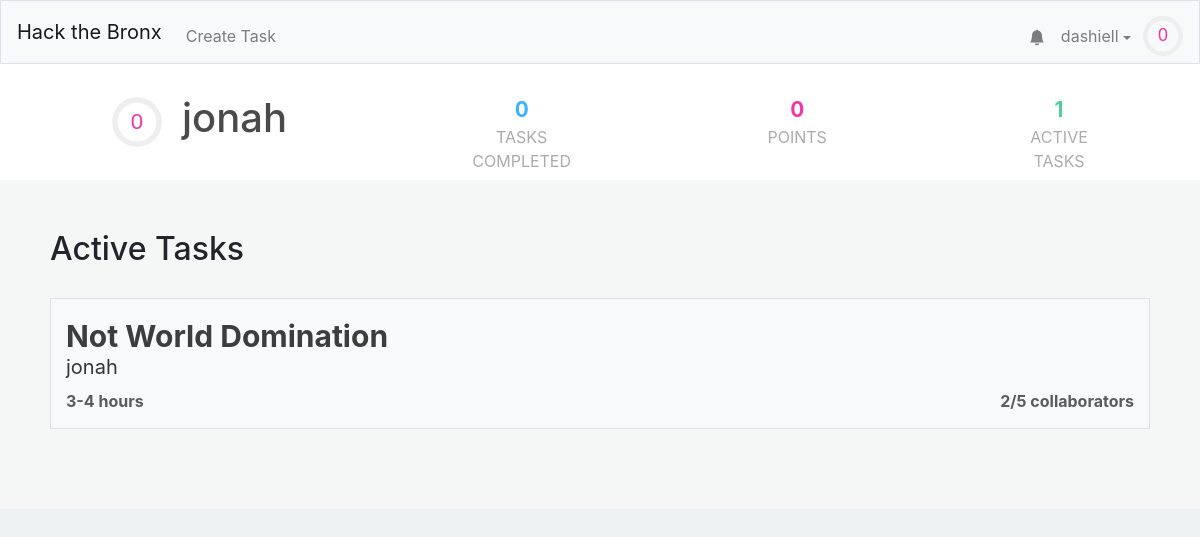
Screenshot of /profile/jonah (signed in) with the database file from the repository.
### tables this page shows
CREATE TABLE "users" (
	"id"	INTEGER NOT NULL UNIQUE,
	"username"	TEXT NOT NULL UNIQUE,
	"hash"	TEXT NOT NULL,
	"tasks"	BLOB,
	"points"	INTEGER NOT NULL DEFAULT 0,
	"numcomplete"	INTEGER NOT NULL DEFAULT 0,
	"notifications"	BLOB,
	PRIMARY KEY("id" AUTOINCREMENT)
);

CREATE TABLE "tasks" (
	"id"	INTEGER NOT NULL UNIQUE,
	"title"	TEXT NOT NULL,
	"description"	TEXT,
	"languages"	BLOB,
	"image"	TEXT,
	"hmin"	INTEGER,
	"hmax"	INTEGER,
	"cmax"	INTEGER,
	"collaborators"	TEXT,
	"creator"	INTEGER,
	PRIMARY KEY("id" AUTOINCREMENT)
);

### application.py (the view)
@app.route("/profile/<username>")
@login_required
def profile(username):
    user = getuser(session, db)
    if user["username"] != username:
        other_user = get_user_from_name(username, db)
    else:
        other_user = user
    alltasks = db.execute("SELECT * FROM tasks")
    other_tasks = []
    tasks = []
    for task in alltasks:
        if (task['creator'] == other_user['id'] or other_user['id'] in debyte(task['collaborators'])):
            task['creator'] = other_user["username"]
            task["collaborators-count"] = len(debyte(task['collaborators']))
            task["points"] = calculate_points(task)
            tasks.append(task)
    return render_template("profile.html",other_user=other_user,user=user,active_tasks=tasks,task_count=len(tasks), len=len)

### application.py (called while the page is built)
@app.after_request
def after_request(response):
    response.headers["Cache-Control"] = "no-cache, no-store, must-revalidate"
    response.headers["Expires"] = 0
    response.headers["Pragma"] = "no-cache"
    return response

### helpers.py (called while the page is built)
def login_required(f):
    @wraps(f)
    def decorated_function(*args, **kwargs):
        if session.get("user_id") is None:
            return redirect("/login")
        return f(*args, **kwargs)
    return decorated_function

def debyte(obj):
    return pickle.loads(obj)

def getuser(session, db):
    user =  db.execute("SELECT * FROM users WHERE id = :id", id=session["user_id"])[0]
    user["level"]=int(user['points']**.5//10)
    user["level-progress"] = (user['points']**.5%8)/(((user["level"]+1)*10)**2)
    return user

def get_user_from_name(name, db):
    user =  db.execute("SELECT * FROM users WHERE username = :name", name=name)[0]
    user["level"]=int(user['points']**.5//10)
    user["level-progress"] = (user['points']**.5%8)/(((user["level"]+1)*10)**2)
    return user

def calculate_points(task):
    return 500

### templates/profile.html (shortened to what this page needs)
{% extends "layout.html" %}
{% block head %}
    <link href="/static/profile.css" rel="stylesheet">
{% endblock %}
{% block mainnocont %}
	<div class="profile-outer">
		<div class = "name-section">
		 	<div style="display: flex; align-items: center;">
				<div style = "margin-left: 12px;">
					<svg viewBox="0 0 36 36" class="level-display-outer">
						<path class="level-display-bg"
			        d="M18 2.0845
			          a 15.9155 15.9155 0 0 1 0 31.831
			          a 15.9155 15.9155 0 0 1 0 -31.831"
			      />
					  <path class = "level-display"
					    d="M18 2.0845
					      a 15.9155 15.9155 0 0 1 0 31.831
					      a 15.9155 15.9155 0 0 1 0 -31.831"
					    fill="none"
					    stroke="#444";
					    stroke-width="1";
					    stroke-dasharray="{{ other_user["level-progress"] }}, 100";
					  />
					  <text x="18" y="22.8" class="level">{{other_user["level"]}}</text>
					</svg>
				</div>
				<h1 class="profile-username">{{other_user["username"]}}</h1>
			</div>
			<div class = "tasks-completed">
				<span>{{ other_user["numcomplete"] }}</span>
				<div>Tasks Completed</div>
			</div>
			<div class = "point-count">
				<span>{{ other_user["points"] }}</span>
				<div>Points</div>
			</div>
			<div class = "active-tasks">
				<span>{{ task_count }}</span>
				<div>Active Tasks</div>
			</div>
		</div>
		<div class = "information">
			<h2>Active Tasks</h2>
			<div class = "a-tasks">
				{% for task in active_tasks %}
					<a class = "div-link" href="/task/{{task.id}}">
						<div class="task">
							<span class="task-name">{{ task["title"] }}</span>
							<span class="task-creator">{{ task["creator"] }}</span>
							<div class="task-stats">
								<span class="task-time">{{ task["hmin"] }}-{{ task["hmax"] }} hours</span>
								<span class="task-collaborator-count">{{task["collaborators-count"] }}/{{ task["cmax"] }} collaborators</span>
							</div>
						</div>
					</a>
				{% endfor %}
			</div>
		</div>
	</div>
{% endblock %}

### templates/layout.html (shortened to what this page needs)
<!DOCTYPE html>
<html lang="en">
    <head>
        <link href="https://maxcdn.bootstrapcdn.com/bootstrap/4.1.3/css/bootstrap.min.css" rel="stylesheet">
        {% block head %}{% endblock %}
        <link href="/static/styles.css" rel="stylesheet">
    </head>
    <body>
        <nav style = "height: 8vh" class="navbar navbar-expand-md navbar-light bg-light border">
            <a class="navbar-brand" href="/"><span class="red">Hack the Bronx</span></a>
            <div class="collapse navbar-collapse" id="navbar">
                {% if session.user_id %}
                    <ul class="navbar-nav mt-2">
                        <li class="nav-item"><a class="nav-link" href="/taskCreation">Create Task</a></li>
                    </ul>
                    <ul class="navbar-nav ml-auto mt-2">
                        <li style="position: relative; transform:translateX(8px) translateY(7.5px);"class="nav-item"><a class="nav-link" href="/notifications"><svg xmlns="http://www.w3.org/2000/svg" width="16" height="16" fill="currentColor" class="bi bi-bell-fill" viewBox="0 0 16 16">
  <path d="M8 16a2 2 0 0 0 2-2H6a2 2 0 0 0 2 2zm.995-14.901a1 1 0 1 0-1.99 0A5.002 5.002 0 0 0 3 6c0 1.098-.5 6-2 7h14c-1.5-1-2-5.902-2-7 0-2.42-1.72-4.44-4.005-4.901z"/>
</svg></a></li>
                        <li class="nav-item">
                            <div id="user-information-dropdown">
                              <button onclick="showUserDropdown()" id="user-information-dropname" class="nav-link">{{ session.user_name }} <span class="dropdown-caret"></span></button>
                            </div>
                        </li>
                        <li class="nav-item">
                            <div style = "margin-left: -4px;">
                                <svg viewBox="0 0 36 36" style="transform: translateY(8px); width: 40px;">
                                    <path class="level-display-bg"
                                d="M18 2.0845
                                  a 15.9155 15.9155 0 0 1 0 31.831
                                  a 15.9155 15.9155 0 0 1 0 -31.831"
                              />
                                  <path class = "level-display"
                                    d="M18 2.0845
                                      a 15.9155 15.9155 0 0 1 0 31.831
                                      a 15.9155 15.9155 0 0 1 0 -31.831"
                                    fill="none"
                                    stroke="#444";
                                    stroke-width="1";
                                    stroke-dasharray="{{ user["level-progress"] }}, 100";
                                  />
                                  <text x="18" y="22.8" class="level">{{user["level"]}}</text>
                                </svg>
                            </div>
                        </li>
                    </ul>
                {% endif %}
            </div>
        </nav>
        {% block mainnocont %}{% endblock %}
        <main class="container p-5">
        </main>
    </body>
</html>

### static/profile.css (style rules this page uses)
.profile-username { color:#4a4a4a; margin-left: 20px; }
.name-section { color: #3d3d3d; padding: 30px 100px; background: white; width: 100%; display: flex; }
.information { left:0; right: 0; display: block; background: #F5F7F7; width: 100%; padding: 50px 50px; }
.tasks-completed { display: flex; flex-direction: column; align-items-content: center; text-align: center; width: 200px; padding: 0; height: 50px; margin-left: 180px; }
.tasks-completed span { font-weight: bold; font-size: 1.3em; color: #3DB2FF; }
.tasks-completed div { color: #ababab; text-transform: uppercase; }
.point-count { display: flex; flex-direction: column; align-items-content: center; text-align: center; width: 150px; height: 50px; margin-left: 180px; }
.point-count span { font-weight: bold; font-size: 1.3em; color: #F037A5; }
.point-count div { color: #ababab; text-transform: uppercase; }
.active-tasks { display: flex; flex-direction: column; align-items-content: center; text-align: center; width: 150px; height: 50px; margin-left: 180px; }
.active-tasks span { font-weight: bold; font-size: 1.3em; color: #57CC99; }
.active-tasks div { color: #ababab; text-transform: uppercase; }
body { background: #EDF1F2; }
.task { margin: 30px 0; background: #F8F9FA; border: 1px solid #DEE2E6; padding: 15px; display: flex; flex-direction: column; transition: .1s; color: #3d3d3d; }
.task-name { font-size: 30px; font-weight: bold; }
.task-creator { transform: translateY(-7px); color: #353535; font-size: 20px; }
.task-points, .task-time, .task-collaborator-count { color: #5B5B5B; font-weight: bold; }
.task-stats { display: flex; justify-content: space-between; width: 100%; }

### static/styles.css (style rules this page uses)
#user-information-dropname { background: none; padding: 16px; border: none; cursor: pointer; }
.dropdown-caret { display: inline-block; width: 0; height: 0; vertical-align: middle; content: ""; border-style: solid; border-width: 4px 4px 0; border-right-color: transparent; border-bottom-color: transparent; border-left-color: transparent; }
#user-information-dropname { position: relative; display: inline-block; }
.level-display-outer { width: 50px; }
.level { fill: #F037A5; font-family: sans-serif; font-size: 1em; text-anchor: middle; }

### rows the page displays
users: user_name "dashiell"
users: username "jonah", numcomplete "0", points "0"
tasks: title "Not World Domination", creator "jonah", hmin "3", hmax "4", task "2", cmax "5"

### other values shown
{{ user["level"] }} "0"
{{ other_user["level"] }} "0"
{{ task_count }} "1"
